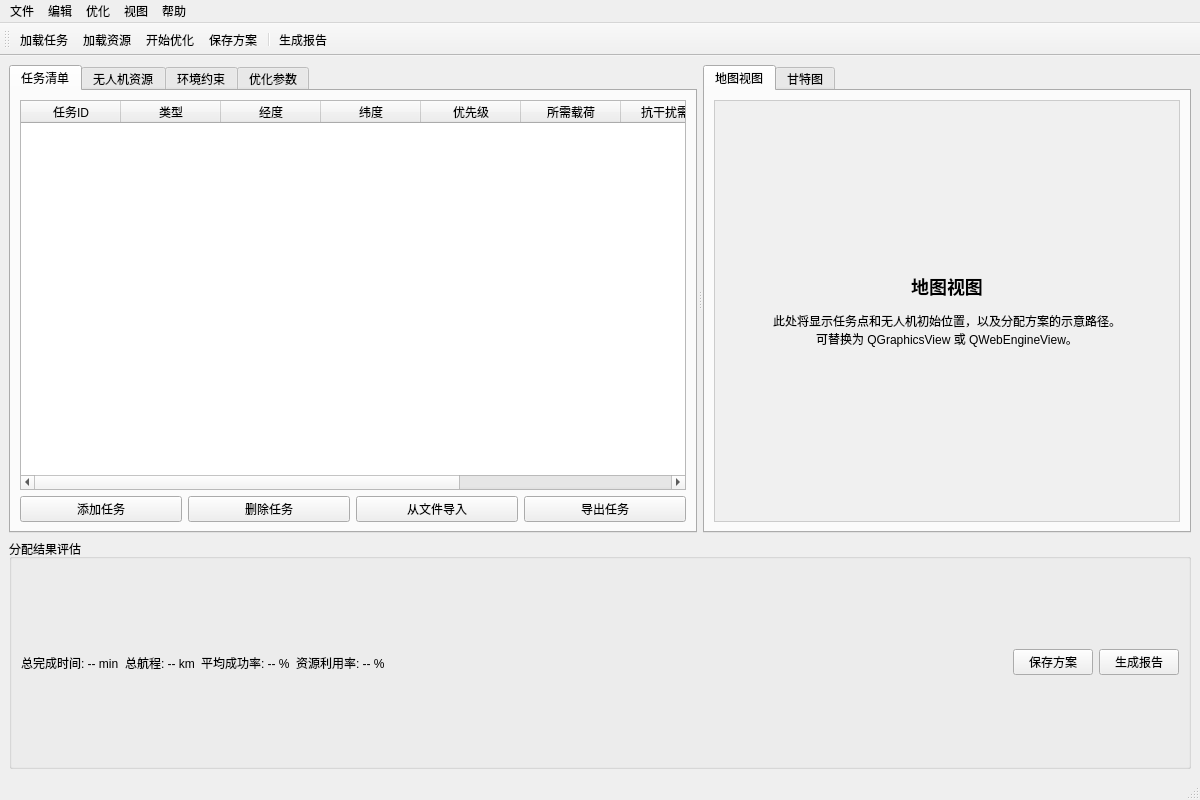
<?xml version="1.0" encoding="UTF-8"?>
<ui version="4.0">
 <class>TaskAllocationWindow</class>
 <widget class="QMainWindow" name="TaskAllocationWindow">
  <property name="geometry">
   <rect>
    <x>0</x>
    <y>0</y>
    <width>1200</width>
    <height>800</height>
   </rect>
  </property>
  <property name="windowTitle">
   <string>作战任务分配 - 反辐射无人机协同任务规划</string>
  </property>
  <widget class="QWidget" name="centralwidget">
   <layout class="QVBoxLayout" name="verticalLayout_5">
    <item>
     <widget class="QSplitter" name="splitter">
      <property name="orientation">
       <enum>Qt::Horizontal</enum>
      </property>
      <property name="handleWidth">
       <number>6</number>
      </property>
      <!-- 左侧配置面板 -->
      <widget class="QTabWidget" name="tabWidgetConfig">
       <property name="currentIndex">
        <number>0</number>
       </property>
       <!-- 任务列表页 -->
       <widget class="QWidget" name="tabTasks">
        <attribute name="title">
         <string>任务清单</string>
        </attribute>
        <layout class="QVBoxLayout" name="verticalLayout">
         <item>
          <widget class="QTableWidget" name="tableTasks">
           <property name="columnCount">
            <number>9</number>
           </property>
           <attribute name="horizontalHeaderStretchLastSection">
            <bool>true</bool>
           </attribute>
           <column>
            <property name="text">
             <string>任务ID</string>
            </property>
           </column>
           <column>
            <property name="text">
             <string>类型</string>
            </property>
           </column>
           <column>
            <property name="text">
             <string>经度</string>
            </property>
           </column>
           <column>
            <property name="text">
             <string>纬度</string>
            </property>
           </column>
           <column>
            <property name="text">
             <string>优先级</string>
            </property>
           </column>
           <column>
            <property name="text">
             <string>所需载荷</string>
            </property>
           </column>
           <column>
            <property name="text">
             <string>抗干扰需求</string>
            </property>
           </column>
           <column>
            <property name="text">
             <string>处理时间(min)</string>
            </property>
           </column>
           <column>
            <property name="text">
             <string>前置任务</string>
            </property>
           </column>
          </widget>
         </item>
         <item>
          <layout class="QHBoxLayout" name="horizontalLayout">
           <item>
            <widget class="QPushButton" name="btnAddTask">
             <property name="text">
              <string>添加任务</string>
             </property>
            </widget>
           </item>
           <item>
            <widget class="QPushButton" name="btnDeleteTask">
             <property name="text">
              <string>删除任务</string>
             </property>
            </widget>
           </item>
           <item>
            <widget class="QPushButton" name="btnImportTasks">
             <property name="text">
              <string>从文件导入</string>
             </property>
            </widget>
           </item>
           <item>
            <widget class="QPushButton" name="btnExportTasks">
             <property name="text">
              <string>导出任务</string>
             </property>
            </widget>
           </item>
          </layout>
         </item>
        </layout>
       </widget>
       <!-- 无人机资源页 -->
       <widget class="QWidget" name="tabUAVs">
        <attribute name="title">
         <string>无人机资源</string>
        </attribute>
        <layout class="QVBoxLayout" name="verticalLayout_2">
         <item>
          <widget class="QTableWidget" name="tableUAVs">
           <property name="columnCount">
            <number>8</number>
           </property>
           <attribute name="horizontalHeaderStretchLastSection">
            <bool>true</bool>
           </attribute>
           <column>
            <property name="text">
             <string>无人机ID</string>
            </property>
           </column>
           <column>
            <property name="text">
             <string>型号</string>
            </property>
           </column>
           <column>
            <property name="text">
             <string>载荷类型</string>
            </property>
           </column>
           <column>
            <property name="text">
             <string>最大航程(km)</string>
            </property>
           </column>
           <column>
            <property name="text">
             <string>速度(km/h)</string>
            </property>
           </column>
           <column>
            <property name="text">
             <string>抗干扰等级</string>
            </property>
           </column>
           <column>
            <property name="text">
             <string>起始经度</string>
            </property>
           </column>
           <column>
            <property name="text">
             <string>起始纬度</string>
            </property>
           </column>
          </widget>
         </item>
         <item>
          <layout class="QHBoxLayout" name="horizontalLayout_2">
           <item>
            <widget class="QPushButton" name="btnAddUAV">
             <property name="text">
              <string>添加无人机</string>
             </property>
            </widget>
           </item>
           <item>
            <widget class="QPushButton" name="btnDeleteUAV">
             <property name="text">
              <string>删除无人机</string>
             </property>
            </widget>
           </item>
           <item>
            <widget class="QPushButton" name="btnLoadUAVs">
             <property name="text">
              <string>从配置文件加载</string>
             </property>
            </widget>
           </item>
           <item>
            <widget class="QPushButton" name="btnSaveUAVs">
             <property name="text">
              <string>保存修改</string>
             </property>
            </widget>
           </item>
          </layout>
         </item>
        </layout>
       </widget>
       <!-- 环境约束页 -->
       <widget class="QWidget" name="tabEnvironment">
        <attribute name="title">
         <string>环境约束</string>
        </attribute>
        <layout class="QVBoxLayout" name="verticalLayout_3">
         <item>
          <widget class="QGroupBox" name="groupBoxTerrain">
           <property name="title">
            <string>地形影响</string>
           </property>
           <layout class="QFormLayout" name="formLayout">
            <item row="0" column="0">
             <widget class="QLabel" name="labelTerrain">
              <property name="text">
               <string>地形复杂度：</string>
              </property>
             </widget>
            </item>
            <item row="0" column="1">
             <widget class="QComboBox" name="comboTerrain">
              <item>
               <property name="text">
                <string>平坦</string>
               </property>
              </item>
              <item>
               <property name="text">
                <string>丘陵</string>
               </property>
              </item>
              <item>
               <property name="text">
                <string>山地</string>
               </property>
              </item>
              <item>
               <property name="text">
                <string>复杂</string>
               </property>
              </item>
             </widget>
            </item>
           </layout>
          </widget>
         </item>
         <item>
          <widget class="QGroupBox" name="groupBoxWeather">
           <property name="title">
            <string>气象影响</string>
           </property>
           <layout class="QFormLayout" name="formLayout_2">
            <item row="0" column="0">
             <widget class="QLabel" name="labelWeather">
              <property name="text">
               <string>气象条件：</string>
              </property>
             </widget>
            </item>
            <item row="0" column="1">
             <widget class="QComboBox" name="comboWeather">
              <item>
               <property name="text">
                <string>良好</string>
               </property>
              </item>
              <item>
               <property name="text">
                <string>轻度</string>
               </property>
              </item>
              <item>
               <property name="text">
                <string>中度</string>
               </property>
              </item>
              <item>
               <property name="text">
                <string>重度</string>
               </property>
              </item>
             </widget>
            </item>
           </layout>
          </widget>
         </item>
         <item>
          <widget class="QGroupBox" name="groupBoxJamming">
           <property name="title">
            <string>电磁干扰</string>
           </property>
           <layout class="QFormLayout" name="formLayout_3">
            <item row="0" column="0">
             <widget class="QLabel" name="labelJamming">
              <property name="text">
               <string>干扰强度：</string>
              </property>
             </widget>
            </item>
            <item row="0" column="1">
             <widget class="QComboBox" name="comboJamming">
              <item>
               <property name="text">
                <string>无</string>
               </property>
              </item>
              <item>
               <property name="text">
                <string>弱</string>
               </property>
              </item>
              <item>
               <property name="text">
                <string>中</string>
               </property>
              </item>
              <item>
               <property name="text">
                <string>强</string>
               </property>
              </item>
             </widget>
            </item>
           </layout>
          </widget>
         </item>
         <item>
          <spacer name="verticalSpacer">
           <property name="orientation">
            <enum>Qt::Vertical</enum>
           </property>
           <property name="sizeHint" stdset="0">
            <size>
             <width>20</width>
             <height>40</height>
            </size>
           </property>
          </spacer>
         </item>
        </layout>
       </widget>
       <!-- 优化参数页 -->
       <widget class="QWidget" name="tabOptimization">
        <attribute name="title">
         <string>优化参数</string>
        </attribute>
        <layout class="QVBoxLayout" name="verticalLayout_4">
         <item>
          <widget class="QGroupBox" name="groupBoxAlgorithm">
           <property name="title">
            <string>算法选择</string>
           </property>
           <layout class="QHBoxLayout" name="horizontalLayout_3">
            <item>
             <widget class="QComboBox" name="comboAlgorithm">
              <item>
               <property name="text">
                <string>遗传算法</string>
               </property>
              </item>
              <item>
               <property name="text">
                <string>粒子群算法</string>
               </property>
              </item>
              <item>
               <property name="text">
                <string>合同网协议</string>
               </property>
              </item>
             </widget>
            </item>
           </layout>
          </widget>
         </item>
         <item>
          <widget class="QGroupBox" name="groupBoxObjectives">
           <property name="title">
            <string>优化目标权重</string>
           </property>
           <layout class="QFormLayout" name="formLayout_4">
            <item row="0" column="0">
             <widget class="QLabel" name="labelWeightTime">
              <property name="text">
               <string>完成时间：</string>
              </property>
             </widget>
            </item>
            <item row="0" column="1">
             <widget class="QDoubleSpinBox" name="spinWeightTime">
              <property name="minimum">
               <double>0.000000000000000</double>
              </property>
              <property name="maximum">
               <double>1.000000000000000</double>
              </property>
              <property name="singleStep">
               <double>0.100000000000000</double>
              </property>
              <property name="value">
               <double>0.330000000000000</double>
              </property>
             </widget>
            </item>
            <item row="1" column="0">
             <widget class="QLabel" name="labelWeightSuccess">
              <property name="text">
               <string>成功率：</string>
              </property>
             </widget>
            </item>
            <item row="1" column="1">
             <widget class="QDoubleSpinBox" name="spinWeightSuccess">
              <property name="minimum">
               <double>0.000000000000000</double>
              </property>
              <property name="maximum">
               <double>1.000000000000000</double>
              </property>
              <property name="singleStep">
               <double>0.100000000000000</double>
              </property>
              <property name="value">
               <double>0.330000000000000</double>
              </property>
             </widget>
            </item>
            <item row="2" column="0">
             <widget class="QLabel" name="labelWeightRange">
              <property name="text">
               <string>总航程：</string>
              </property>
             </widget>
            </item>
            <item row="2" column="1">
             <widget class="QDoubleSpinBox" name="spinWeightRange">
              <property name="minimum">
               <double>0.000000000000000</double>
              </property>
              <property name="maximum">
               <double>1.000000000000000</double>
              </property>
              <property name="singleStep">
               <double>0.100000000000000</double>
              </property>
              <property name="value">
               <double>0.340000000000000</double>
              </property>
             </widget>
            </item>
           </layout>
          </widget>
         </item>
         <item>
          <widget class="QGroupBox" name="groupBoxGAParams">
           <property name="title">
            <string>遗传算法参数</string>
           </property>
           <layout class="QFormLayout" name="formLayout_5">
            <item row="0" column="0">
             <widget class="QLabel" name="labelPopulation">
              <property name="text">
               <string>种群大小：</string>
              </property>
             </widget>
            </item>
            <item row="0" column="1">
             <widget class="QSpinBox" name="spinPopulation">
              <property name="minimum">
               <number>10</number>
              </property>
              <property name="maximum">
               <number>500</number>
              </property>
              <property name="value">
               <number>100</number>
              </property>
             </widget>
            </item>
            <item row="1" column="0">
             <widget class="QLabel" name="labelCrossover">
              <property name="text">
               <string>交叉率：</string>
              </property>
             </widget>
            </item>
            <item row="1" column="1">
             <widget class="QDoubleSpinBox" name="spinCrossover">
              <property name="maximum">
               <double>1.000000000000000</double>
              </property>
              <property name="singleStep">
               <double>0.050000000000000</double>
              </property>
              <property name="value">
               <double>0.800000000000000</double>
              </property>
             </widget>
            </item>
            <item row="2" column="0">
             <widget class="QLabel" name="labelMutation">
              <property name="text">
               <string>变异率：</string>
              </property>
             </widget>
            </item>
            <item row="2" column="1">
             <widget class="QDoubleSpinBox" name="spinMutation">
              <property name="maximum">
               <double>1.000000000000000</double>
              </property>
              <property name="singleStep">
               <double>0.010000000000000</double>
              </property>
              <property name="value">
               <double>0.100000000000000</double>
              </property>
             </widget>
            </item>
            <item row="3" column="0">
             <widget class="QLabel" name="labelGenerations">
              <property name="text">
               <string>最大代数：</string>
              </property>
             </widget>
            </item>
            <item row="3" column="1">
             <widget class="QSpinBox" name="spinGenerations">
              <property name="maximum">
               <number>10000</number>
              </property>
              <property name="value">
               <number>500</number>
              </property>
             </widget>
            </item>
           </layout>
          </widget>
         </item>
         <item>
          <widget class="QPushButton" name="btnOptimize">
           <property name="text">
            <string>开始优化</string>
           </property>
          </widget>
         </item>
         <item>
          <spacer name="verticalSpacer_2">
           <property name="orientation">
            <enum>Qt::Vertical</enum>
           </property>
           <property name="sizeHint" stdset="0">
            <size>
             <width>20</width>
             <height>40</height>
            </size>
           </property>
          </spacer>
         </item>
        </layout>
       </widget>
      </widget>
      <!-- 右侧可视化区域 -->
      <widget class="QTabWidget" name="tabWidgetVisual">
       <property name="currentIndex">
        <number>0</number>
       </property>
       <!-- 地图视图页 -->
       <widget class="QWidget" name="tabMap">
        <attribute name="title">
         <string>地图视图</string>
        </attribute>
        <layout class="QVBoxLayout" name="verticalLayout_6">
         <item>
          <widget class="QLabel" name="labelMapPlaceholder">
           <property name="text">
            <string>&lt;h2&gt;地图视图&lt;/h2&gt;&lt;p&gt;此处将显示任务点和无人机初始位置，以及分配方案的示意路径。&lt;br&gt;可替换为 QGraphicsView 或 QWebEngineView。&lt;/p&gt;</string>
           </property>
           <property name="alignment">
            <set>Qt::AlignCenter</set>
           </property>
           <property name="wordWrap">
            <bool>true</bool>
           </property>
           <property name="styleSheet">
            <string notr="true">background-color: #f0f0f0; border: 1px solid #ccc;</string>
           </property>
          </widget>
         </item>
        </layout>
       </widget>
       <!-- 甘特图视图页 -->
       <widget class="QWidget" name="tabGantt">
        <attribute name="title">
         <string>甘特图</string>
        </attribute>
        <layout class="QVBoxLayout" name="verticalLayout_7">
         <item>
          <widget class="QLabel" name="labelGanttPlaceholder">
           <property name="text">
            <string>&lt;h2&gt;甘特图视图&lt;/h2&gt;&lt;p&gt;此处将显示各无人机任务的时间安排。&lt;br&gt;可使用 QCustomPlot 或自定义绘制。&lt;/p&gt;</string>
           </property>
           <property name="alignment">
            <set>Qt::AlignCenter</set>
           </property>
           <property name="wordWrap">
            <bool>true</bool>
           </property>
           <property name="styleSheet">
            <string notr="true">background-color: #f0f0f0; border: 1px solid #ccc;</string>
           </property>
          </widget>
         </item>
        </layout>
       </widget>
      </widget>
     </widget>
    </item>
    <item>
     <widget class="QGroupBox" name="groupBoxResults">
      <property name="title">
       <string>分配结果评估</string>
      </property>
      <layout class="QHBoxLayout" name="horizontalLayout_4">
       <item>
        <widget class="QLabel" name="labelMakespan">
         <property name="text">
          <string>总完成时间: -- min</string>
         </property>
        </widget>
       </item>
       <item>
        <widget class="QLabel" name="labelTotalRange">
         <property name="text">
          <string>总航程: -- km</string>
         </property>
        </widget>
       </item>
       <item>
        <widget class="QLabel" name="labelAvgSuccess">
         <property name="text">
          <string>平均成功率: -- %</string>
         </property>
        </widget>
       </item>
       <item>
        <widget class="QLabel" name="labelUtilization">
         <property name="text">
          <string>资源利用率: -- %</string>
         </property>
        </widget>
       </item>
       <item>
        <spacer name="horizontalSpacer">
         <property name="orientation">
          <enum>Qt::Horizontal</enum>
         </property>
         <property name="sizeHint" stdset="0">
          <size>
           <width>40</width>
           <height>20</height>
          </size>
         </property>
        </spacer>
       </item>
       <item>
        <widget class="QPushButton" name="btnSaveScheme">
         <property name="text">
          <string>保存方案</string>
         </property>
        </widget>
       </item>
       <item>
        <widget class="QPushButton" name="btnGenerateReport">
         <property name="text">
          <string>生成报告</string>
         </property>
        </widget>
       </item>
      </layout>
     </widget>
    </item>
   </layout>
  </widget>
  <widget class="QMenuBar" name="menubar">
   <property name="geometry">
    <rect>
     <x>0</x>
     <y>0</y>
     <width>1200</width>
     <height>22</height>
    </rect>
   </property>
   <widget class="QMenu" name="menuFile">
    <property name="title">
     <string>文件</string>
    </property>
    <addaction name="actionLoadMission"/>
    <addaction name="actionLoadResources"/>
    <addaction name="actionSaveScheme"/>
    <addaction name="separator"/>
    <addaction name="actionExit"/>
   </widget>
   <widget class="QMenu" name="menuEdit">
    <property name="title">
     <string>编辑</string>
    </property>
   </widget>
   <widget class="QMenu" name="menuOptimization">
    <property name="title">
     <string>优化</string>
    </property>
    <addaction name="actionStartOptimization"/>
    <addaction name="actionStopOptimization"/>
   </widget>
   <widget class="QMenu" name="menuView">
    <property name="title">
     <string>视图</string>
    </property>
   </widget>
   <widget class="QMenu" name="menuHelp">
    <property name="title">
     <string>帮助</string>
    </property>
   </widget>
   <addaction name="menuFile"/>
   <addaction name="menuEdit"/>
   <addaction name="menuOptimization"/>
   <addaction name="menuView"/>
   <addaction name="menuHelp"/>
  </widget>
  <widget class="QToolBar" name="toolBar">
   <property name="windowTitle">
    <string>toolBar</string>
   </property>
   <attribute name="toolBarArea">
    <enum>TopToolBarArea</enum>
   </attribute>
   <attribute name="toolBarBreak">
    <bool>false</bool>
   </attribute>
   <addaction name="actionLoadMission"/>
   <addaction name="actionLoadResources"/>
   <addaction name="actionStartOptimization"/>
   <addaction name="actionSaveScheme"/>
   <addaction name="separator"/>
   <addaction name="actionGenerateReport"/>
  </widget>
  <widget class="QStatusBar" name="statusbar"/>
  <action name="actionLoadMission">
   <property name="text">
    <string>加载任务</string>
   </property>
  </action>
  <action name="actionLoadResources">
   <property name="text">
    <string>加载资源</string>
   </property>
  </action>
  <action name="actionSaveScheme">
   <property name="text">
    <string>保存方案</string>
   </property>
  </action>
  <action name="actionExit">
   <property name="text">
    <string>退出</string>
   </property>
  </action>
  <action name="actionStartOptimization">
   <property name="text">
    <string>开始优化</string>
   </property>
  </action>
  <action name="actionStopOptimization">
   <property name="text">
    <string>停止优化</string>
   </property>
  </action>
  <action name="actionGenerateReport">
   <property name="text">
    <string>生成报告</string>
   </property>
  </action>
 </widget>
 <resources/>
 <connections/>
</ui>
